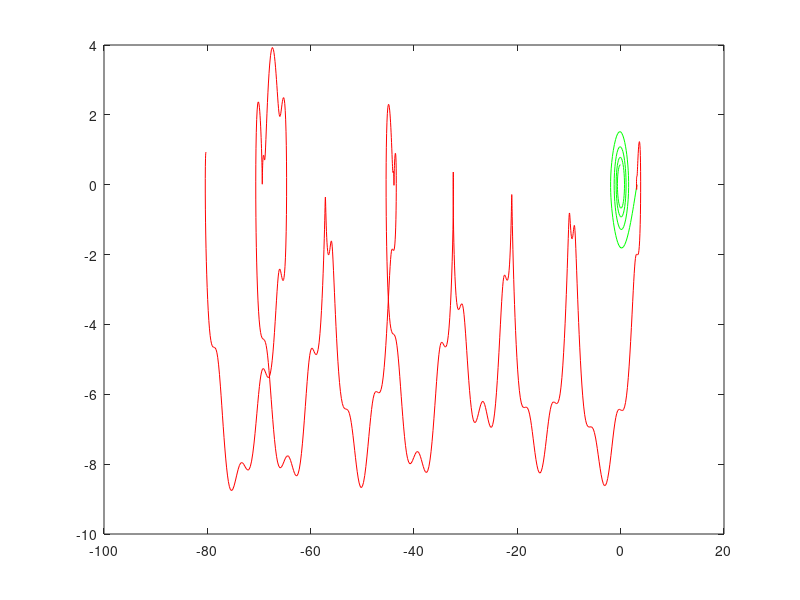

Here is the MATLAB script that generated this plot:
function Kapica
global p;
for p=1:4
    options = odeset('RelTol',1e-8,'AbsTol',[1e-4 1e-4]);
    
    [T Y]=ode45(@sima_inga,[0 10*pi],[pi-0.01 0],options)
    plot(Y(:,1),Y(:,2),'green');
    hold on;
    
    [T Y]=ode45(@kapica_inga,[0 10*pi],[pi-0.01 0],options)
    plot(Y(:,1),Y(:,2),'red');
    
    waitforbuttonpress;
    hold off;
end

function dy=sima_inga(t,y)
g=9.81;
l=g;
a=1;
b=0.1;

dy = zeros(2,1);
dy(1) = y(2);
dy(2) = -(g/l)*sin(y(1))-b*y(2);

function dy=kapica_inga(t,y)
g=9.81;
l=g;
a=1;
b=0.1;
global p;

dy = zeros(2,1);
dy(1) = y(2);
dy(2) = -(g/l+8*a*p*p*sin(p*t)/l)*sin(y(1))-b*y(2);
